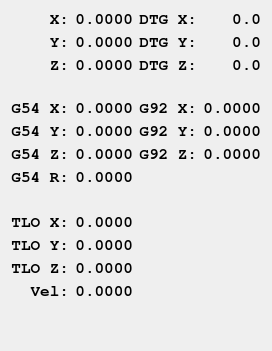
      <widget class="QWidget" name="tab_4">
       <attribute name="title">
        <string>DRO</string>
       </attribute>
       <layout class="QGridLayout" name="gridLayout_5">
        <item row="1" column="0">
         <widget class="QLabel" name="label_11">
          <property name="font">
           <font>
            <family>FreeMono</family>
            <pointsize>12</pointsize>
            <weight>75</weight>
            <bold>true</bold>
           </font>
          </property>
          <property name="text">
           <string>Y:</string>
          </property>
          <property name="alignment">
           <set>Qt::AlignRight|Qt::AlignTrailing|Qt::AlignVCenter</set>
          </property>
         </widget>
        </item>
        <item row="4" column="0">
         <widget class="QLabel" name="label_18">
          <property name="font">
           <font>
            <family>FreeMono</family>
            <pointsize>12</pointsize>
            <weight>75</weight>
            <bold>true</bold>
           </font>
          </property>
          <property name="text">
           <string>G54 X:</string>
          </property>
          <property name="alignment">
           <set>Qt::AlignRight|Qt::AlignTrailing|Qt::AlignVCenter</set>
          </property>
         </widget>
        </item>
        <item row="11" column="0">
         <widget class="QLabel" name="label_28">
          <property name="font">
           <font>
            <family>FreeMono</family>
            <pointsize>12</pointsize>
            <weight>75</weight>
            <bold>true</bold>
           </font>
          </property>
          <property name="text">
           <string>TLO Z:</string>
          </property>
          <property name="alignment">
           <set>Qt::AlignRight|Qt::AlignTrailing|Qt::AlignVCenter</set>
          </property>
         </widget>
        </item>
        <item row="5" column="3">
         <widget class="QLabel" name="g92_lb_y">
          <property name="font">
           <font>
            <family>FreeMono</family>
            <pointsize>12</pointsize>
            <weight>75</weight>
            <bold>true</bold>
           </font>
          </property>
          <property name="text">
           <string>0.0000</string>
          </property>
          <property name="alignment">
           <set>Qt::AlignRight|Qt::AlignTrailing|Qt::AlignVCenter</set>
          </property>
         </widget>
        </item>
        <item row="0" column="2">
         <widget class="QLabel" name="label_9">
          <property name="font">
           <font>
            <family>FreeMono</family>
            <pointsize>12</pointsize>
            <weight>75</weight>
            <bold>true</bold>
           </font>
          </property>
          <property name="text">
           <string>DTG X:</string>
          </property>
          <property name="alignment">
           <set>Qt::AlignRight|Qt::AlignTrailing|Qt::AlignVCenter</set>
          </property>
         </widget>
        </item>
        <item row="0" column="3">
         <widget class="QLabel" name="dtg_lb_x">
          <property name="font">
           <font>
            <family>FreeMono</family>
            <pointsize>12</pointsize>
            <weight>75</weight>
            <bold>true</bold>
           </font>
          </property>
          <property name="text">
           <string>0.0</string>
          </property>
          <property name="alignment">
           <set>Qt::AlignRight|Qt::AlignTrailing|Qt::AlignVCenter</set>
          </property>
         </widget>
        </item>
        <item row="4" column="1">
         <widget class="QLabel" name="g5x_lb_x">
          <property name="font">
           <font>
            <family>FreeMono</family>
            <pointsize>12</pointsize>
            <weight>75</weight>
            <bold>true</bold>
           </font>
          </property>
          <property name="text">
           <string>0.0000</string>
          </property>
          <property name="alignment">
           <set>Qt::AlignRight|Qt::AlignTrailing|Qt::AlignVCenter</set>
          </property>
         </widget>
        </item>
        <item row="5" column="2">
         <widget class="QLabel" name="label_23">
          <property name="font">
           <font>
            <family>FreeMono</family>
            <pointsize>12</pointsize>
            <weight>75</weight>
            <bold>true</bold>
           </font>
          </property>
          <property name="text">
           <string>G92 Y:</string>
          </property>
          <property name="alignment">
           <set>Qt::AlignRight|Qt::AlignTrailing|Qt::AlignVCenter</set>
          </property>
         </widget>
        </item>
        <item row="6" column="3">
         <widget class="QLabel" name="g92_lb_z">
          <property name="font">
           <font>
            <family>FreeMono</family>
            <pointsize>12</pointsize>
            <weight>75</weight>
            <bold>true</bold>
           </font>
          </property>
          <property name="text">
           <string>0.0000</string>
          </property>
          <property name="alignment">
           <set>Qt::AlignRight|Qt::AlignTrailing|Qt::AlignVCenter</set>
          </property>
         </widget>
        </item>
        <item row="5" column="0">
         <widget class="QLabel" name="label_19">
          <property name="font">
           <font>
            <family>FreeMono</family>
            <pointsize>12</pointsize>
            <weight>75</weight>
            <bold>true</bold>
           </font>
          </property>
          <property name="text">
           <string>G54 Y:</string>
          </property>
          <property name="alignment">
           <set>Qt::AlignRight|Qt::AlignTrailing|Qt::AlignVCenter</set>
          </property>
         </widget>
        </item>
        <item row="4" column="2">
         <widget class="QLabel" name="label_22">
          <property name="font">
           <font>
            <family>FreeMono</family>
            <pointsize>12</pointsize>
            <weight>75</weight>
            <bold>true</bold>
           </font>
          </property>
          <property name="text">
           <string>G92 X:</string>
          </property>
          <property name="alignment">
           <set>Qt::AlignRight|Qt::AlignTrailing|Qt::AlignVCenter</set>
          </property>
         </widget>
        </item>
        <item row="6" column="2">
         <widget class="QLabel" name="label_24">
          <property name="font">
           <font>
            <family>FreeMono</family>
            <pointsize>12</pointsize>
            <weight>75</weight>
            <bold>true</bold>
           </font>
          </property>
          <property name="text">
           <string>G92 Z:</string>
          </property>
          <property name="alignment">
           <set>Qt::AlignRight|Qt::AlignTrailing|Qt::AlignVCenter</set>
          </property>
         </widget>
        </item>
        <item row="10" column="0">
         <widget class="QLabel" name="label_27">
          <property name="font">
           <font>
            <family>FreeMono</family>
            <pointsize>12</pointsize>
            <weight>75</weight>
            <bold>true</bold>
           </font>
          </property>
          <property name="text">
           <string>TLO Y:</string>
          </property>
          <property name="alignment">
           <set>Qt::AlignRight|Qt::AlignTrailing|Qt::AlignVCenter</set>
          </property>
         </widget>
        </item>
        <item row="1" column="1">
         <widget class="QLabel" name="dro_lb_y">
          <property name="font">
           <font>
            <family>FreeMono</family>
            <pointsize>12</pointsize>
            <weight>75</weight>
            <bold>true</bold>
           </font>
          </property>
          <property name="text">
           <string>0.0000</string>
          </property>
          <property name="alignment">
           <set>Qt::AlignRight|Qt::AlignTrailing|Qt::AlignVCenter</set>
          </property>
         </widget>
        </item>
        <item row="13" column="0">
         <spacer name="verticalSpacer_2">
          <property name="orientation">
           <enum>Qt::Vertical</enum>
          </property>
          <property name="sizeHint" stdset="0">
           <size>
            <width>20</width>
            <height>40</height>
           </size>
          </property>
         </spacer>
        </item>
        <item row="1" column="3">
         <widget class="QLabel" name="dtg_lb_y">
          <property name="font">
           <font>
            <family>FreeMono</family>
            <pointsize>12</pointsize>
            <weight>75</weight>
            <bold>true</bold>
           </font>
          </property>
          <property name="text">
           <string>0.0</string>
          </property>
          <property name="alignment">
           <set>Qt::AlignRight|Qt::AlignTrailing|Qt::AlignVCenter</set>
          </property>
         </widget>
        </item>
        <item row="7" column="0">
         <widget class="QLabel" name="label_21">
          <property name="font">
           <font>
            <family>FreeMono</family>
            <pointsize>12</pointsize>
            <weight>75</weight>
            <bold>true</bold>
           </font>
          </property>
          <property name="text">
           <string>G54 R:</string>
          </property>
          <property name="alignment">
           <set>Qt::AlignRight|Qt::AlignTrailing|Qt::AlignVCenter</set>
          </property>
         </widget>
        </item>
        <item row="2" column="2">
         <widget class="QLabel" name="label_13">
          <property name="font">
           <font>
            <family>FreeMono</family>
            <pointsize>12</pointsize>
            <weight>75</weight>
            <bold>true</bold>
           </font>
          </property>
          <property name="text">
           <string>DTG Z:</string>
          </property>
          <property name="alignment">
           <set>Qt::AlignRight|Qt::AlignTrailing|Qt::AlignVCenter</set>
          </property>
         </widget>
        </item>
        <item row="0" column="1">
         <widget class="QLabel" name="dro_lb_x">
          <property name="font">
           <font>
            <family>FreeMono</family>
            <pointsize>12</pointsize>
            <weight>75</weight>
            <bold>true</bold>
           </font>
          </property>
          <property name="text">
           <string>0.0000</string>
          </property>
          <property name="alignment">
           <set>Qt::AlignRight|Qt::AlignTrailing|Qt::AlignVCenter</set>
          </property>
         </widget>
        </item>
        <item row="9" column="0">
         <widget class="QLabel" name="label_26">
          <property name="font">
           <font>
            <family>FreeMono</family>
            <pointsize>12</pointsize>
            <weight>75</weight>
            <bold>true</bold>
           </font>
          </property>
          <property name="text">
           <string>TLO X:</string>
          </property>
          <property name="alignment">
           <set>Qt::AlignRight|Qt::AlignTrailing|Qt::AlignVCenter</set>
          </property>
         </widget>
        </item>
        <item row="8" column="0" colspan="4">
         <widget class="QLabel" name="label_25">
          <property name="font">
           <font>
            <family>FreeMono</family>
            <pointsize>12</pointsize>
            <weight>75</weight>
            <bold>true</bold>
           </font>
          </property>
          <property name="text">
           <string/>
          </property>
          <property name="alignment">
           <set>Qt::AlignRight|Qt::AlignTrailing|Qt::AlignVCenter</set>
          </property>
         </widget>
        </item>
        <item row="6" column="0">
         <widget class="QLabel" name="label_20">
          <property name="font">
           <font>
            <family>FreeMono</family>
            <pointsize>12</pointsize>
            <weight>75</weight>
            <bold>true</bold>
           </font>
          </property>
          <property name="text">
           <string>G54 Z:</string>
          </property>
          <property name="alignment">
           <set>Qt::AlignRight|Qt::AlignTrailing|Qt::AlignVCenter</set>
          </property>
         </widget>
        </item>
        <item row="6" column="1">
         <widget class="QLabel" name="g5x_lb_z">
          <property name="font">
           <font>
            <family>FreeMono</family>
            <pointsize>12</pointsize>
            <weight>75</weight>
            <bold>true</bold>
           </font>
          </property>
          <property name="text">
           <string>0.0000</string>
          </property>
          <property name="alignment">
           <set>Qt::AlignRight|Qt::AlignTrailing|Qt::AlignVCenter</set>
          </property>
         </widget>
        </item>
        <item row="2" column="1">
         <widget class="QLabel" name="dro_lb_z">
          <property name="font">
           <font>
            <family>FreeMono</family>
            <pointsize>12</pointsize>
            <weight>75</weight>
            <bold>true</bold>
           </font>
          </property>
          <property name="text">
           <string>0.0000</string>
          </property>
          <property name="alignment">
           <set>Qt::AlignRight|Qt::AlignTrailing|Qt::AlignVCenter</set>
          </property>
         </widget>
        </item>
        <item row="0" column="0">
         <widget class="QLabel" name="label_7">
          <property name="font">
           <font>
            <family>FreeMono</family>
            <pointsize>12</pointsize>
            <weight>75</weight>
            <bold>true</bold>
           </font>
          </property>
          <property name="text">
           <string>X:</string>
          </property>
          <property name="alignment">
           <set>Qt::AlignRight|Qt::AlignTrailing|Qt::AlignVCenter</set>
          </property>
         </widget>
        </item>
        <item row="3" column="0" colspan="4">
         <widget class="QLabel" name="label_8">
          <property name="text">
           <string/>
          </property>
         </widget>
        </item>
        <item row="7" column="1">
         <widget class="QLabel" name="rotation_xy_lb">
          <property name="font">
           <font>
            <family>FreeMono</family>
            <pointsize>12</pointsize>
            <weight>75</weight>
            <bold>true</bold>
           </font>
          </property>
          <property name="text">
           <string>0.0000</string>
          </property>
          <property name="alignment">
           <set>Qt::AlignRight|Qt::AlignTrailing|Qt::AlignVCenter</set>
          </property>
         </widget>
        </item>
        <item row="2" column="0">
         <widget class="QLabel" name="label_12">
          <property name="font">
           <font>
            <family>FreeMono</family>
            <pointsize>12</pointsize>
            <weight>75</weight>
            <bold>true</bold>
           </font>
          </property>
          <property name="text">
           <string>Z:</string>
          </property>
          <property name="alignment">
           <set>Qt::AlignRight|Qt::AlignTrailing|Qt::AlignVCenter</set>
          </property>
         </widget>
        </item>
        <item row="1" column="2">
         <widget class="QLabel" name="label_10">
          <property name="font">
           <font>
            <family>FreeMono</family>
            <pointsize>12</pointsize>
            <weight>75</weight>
            <bold>true</bold>
           </font>
          </property>
          <property name="text">
           <string>DTG Y:</string>
          </property>
          <property name="alignment">
           <set>Qt::AlignRight|Qt::AlignTrailing|Qt::AlignVCenter</set>
          </property>
         </widget>
        </item>
        <item row="5" column="1">
         <widget class="QLabel" name="g5x_lb_y">
          <property name="font">
           <font>
            <family>FreeMono</family>
            <pointsize>12</pointsize>
            <weight>75</weight>
            <bold>true</bold>
           </font>
          </property>
          <property name="text">
           <string>0.0000</string>
          </property>
          <property name="alignment">
           <set>Qt::AlignRight|Qt::AlignTrailing|Qt::AlignVCenter</set>
          </property>
         </widget>
        </item>
        <item row="4" column="3">
         <widget class="QLabel" name="g92_lb_x">
          <property name="font">
           <font>
            <family>FreeMono</family>
            <pointsize>12</pointsize>
            <weight>75</weight>
            <bold>true</bold>
           </font>
          </property>
          <property name="text">
           <string>0.0000</string>
          </property>
          <property name="alignment">
           <set>Qt::AlignRight|Qt::AlignTrailing|Qt::AlignVCenter</set>
          </property>
         </widget>
        </item>
        <item row="2" column="3">
         <widget class="QLabel" name="dtg_lb_z">
          <property name="font">
           <font>
            <family>FreeMono</family>
            <pointsize>12</pointsize>
            <weight>75</weight>
            <bold>true</bold>
           </font>
          </property>
          <property name="text">
           <string>0.0</string>
          </property>
          <property name="alignment">
           <set>Qt::AlignRight|Qt::AlignTrailing|Qt::AlignVCenter</set>
          </property>
         </widget>
        </item>
        <item row="12" column="0">
         <widget class="QLabel" name="label_29">
          <property name="font">
           <font>
            <family>FreeMono</family>
            <pointsize>12</pointsize>
            <weight>75</weight>
            <bold>true</bold>
           </font>
          </property>
          <property name="text">
           <string>Vel:</string>
          </property>
          <property name="alignment">
           <set>Qt::AlignRight|Qt::AlignTrailing|Qt::AlignVCenter</set>
          </property>
         </widget>
        </item>
        <item row="9" column="1">
         <widget class="QLabel" name="tool_xoffset_lb">
          <property name="font">
           <font>
            <family>FreeMono</family>
            <pointsize>12</pointsize>
            <weight>75</weight>
            <bold>true</bold>
           </font>
          </property>
          <property name="text">
           <string>0.0000</string>
          </property>
          <property name="alignment">
           <set>Qt::AlignRight|Qt::AlignTrailing|Qt::AlignVCenter</set>
          </property>
         </widget>
        </item>
        <item row="10" column="1">
         <widget class="QLabel" name="tool_yoffset_lb">
          <property name="font">
           <font>
            <family>FreeMono</family>
            <pointsize>12</pointsize>
            <weight>75</weight>
            <bold>true</bold>
           </font>
          </property>
          <property name="text">
           <string>0.0000</string>
          </property>
          <property name="alignment">
           <set>Qt::AlignRight|Qt::AlignTrailing|Qt::AlignVCenter</set>
          </property>
         </widget>
        </item>
        <item row="11" column="1">
         <widget class="QLabel" name="tool_zoffset_lb">
          <property name="font">
           <font>
            <family>FreeMono</family>
            <pointsize>12</pointsize>
            <weight>75</weight>
            <bold>true</bold>
           </font>
          </property>
          <property name="text">
           <string>0.0000</string>
          </property>
          <property name="alignment">
           <set>Qt::AlignRight|Qt::AlignTrailing|Qt::AlignVCenter</set>
          </property>
         </widget>
        </item>
        <item row="12" column="1">
         <widget class="QLabel" name="tool_xoffset_lb_4">
          <property name="font">
           <font>
            <family>FreeMono</family>
            <pointsize>12</pointsize>
            <weight>75</weight>
            <bold>true</bold>
           </font>
          </property>
          <property name="text">
           <string>0.0000</string>
          </property>
          <property name="alignment">
           <set>Qt::AlignRight|Qt::AlignTrailing|Qt::AlignVCenter</set>
          </property>
         </widget>
        </item>
       </layout>
      </widget>
